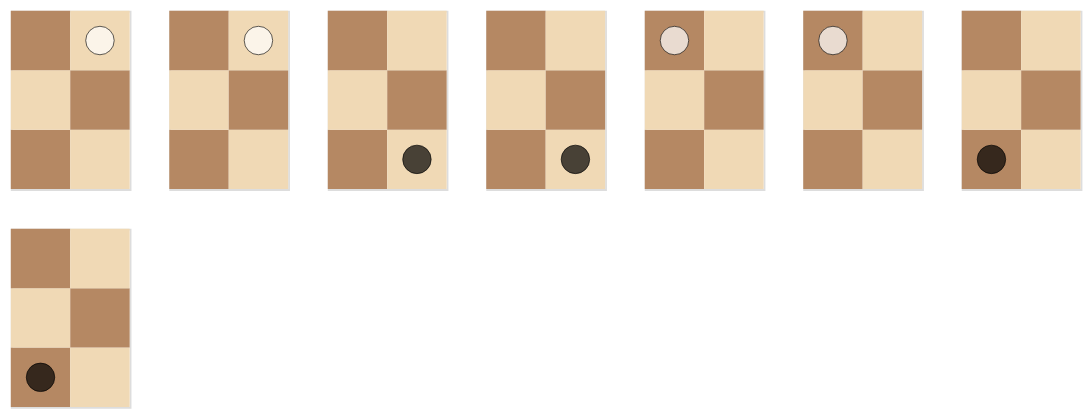

Here is the notebook cell this chart was saved with:
### Code cell
# positions leading to empty
multiple_positions_chart(
    [
        position_from_int(long_pos)
        for long_pos in transitions.filter(
            pl.col("end_pos") == 0, pl.col("transition_type") != "R"
        )["start_pos"]
    ],
    width=7,
)

### Figure 1 — Vega-Lite specification as saved in the notebook (floating-point values rounded to 4 significant figures)
{"config": {"view": {"continuousWidth": 300, "continuousHeight": 300}}, "vconcat": [{"hconcat": [{"layer": [{"data": {"name": "data-1a57c196ab546fd56906025423307699"}, "mark": {"type": "rect"}, "encoding": {"color": {"field": "square", "legend": null, "scale": {"domain": ["light", "dark"], "range": ["#f0d9b5", "#b58863"]}, "type": "nominal"}, "x": {"axis": null, "field": "file", "scale": {"domain": [1, 2]}, "type": "ordinal"}, "y": {"axis": null, "field": "rank", "scale": {"domain": [1, 2, 3]}, "type": "ordinal"}}}, {"data": {"name": "data-1d668d7ee570eaa6abcb92d2166fdfed"}, "mark": {"type": "circle", "size": 250, "stroke": "black", "strokeWidth": 0.5}, "encoding": {"color": {"field": "colour", "legend": null, "scale": {"domain": ["White", "Black"], "range": ["white", "black"]}, "type": "nominal"}, "x": {"field": "file", "scale": {"domain": [1, 2]}, "type": "ordinal"}, "y": {"field": "rank", "scale": {"domain": [1, 2, 3], "reverse": true}, "type": "ordinal"}}}], "height": 99, "resolve": {"scale": {"color": "independent"}}, "width": 66}, {"layer": [{"data": {"name": "data-1a57c196ab546fd56906025423307699"}, "mark": {"type": "rect"}, "encoding": {"color": {"field": "square", "legend": null, "scale": {"domain": ["light", "dark"], "range": ["#f0d9b5", "#b58863"]}, "type": "nominal"}, "x": {"axis": null, "field": "file", "scale": {"domain": [1, 2]}, "type": "ordinal"}, "y": {"axis": null, "field": "rank", "scale": {"domain": [1, 2, 3]}, "type": "ordinal"}}}, {"data": {"name": "data-1d668d7ee570eaa6abcb92d2166fdfed"}, "mark": {"type": "circle", "size": 250, "stroke": "black", "strokeWidth": 0.5}, "encoding": {"color": {"field": "colour", "legend": null, "scale": {"domain": ["White", "Black"], "range": ["white", "black"]}, "type": "nominal"}, "x": {"field": "file", "scale": {"domain": [1, 2]}, "type": "ordinal"}, "y": {"field": "rank", "scale": {"domain": [1, 2, 3], "reverse": true}, "type": "ordinal"}}}], "height": 99, "resolve": {"scale": {"color": "independent"}}, "width": 66}, {"layer": [{"data": {"name": "data-1a57c196ab546fd56906025423307699"}, "mark": {"type": "rect"}, "encoding": {"color": {"field": "square", "legend": null, "scale": {"domain": ["light", "dark"], "range": ["#f0d9b5", "#b58863"]}, "type": "nominal"}, "x": {"axis": null, "field": "file", "scale": {"domain": [1, 2]}, "type": "ordinal"}, "y": {"axis": null, "field": "rank", "scale": {"domain": [1, 2, 3]}, "type": "ordinal"}}}, {"data": {"name": "data-5b00e522b5f07de01df4272128657949"}, "mark": {"type": "circle", "size": 250, "stroke": "black", "strokeWidth": 0.5}, "encoding": {"color": {"field": "colour", "legend": null, "scale": {"domain": ["White", "Black"], "range": ["white", "black"]}, "type": "nominal"}, "x": {"field": "file", "scale": {"domain": [1, 2]}, "type": "ordinal"}, "y": {"field": "rank", "scale": {"domain": [1, 2, 3], "reverse": true}, "type": "ordinal"}}}], "height": 99, "resolve": {"scale": {"color": "independent"}}, "width": 66}, {"layer": [{"data": {"name": "data-1a57c196ab546fd56906025423307699"}, "mark": {"type": "rect"}, "encoding": {"color": {"field": "square", "legend": null, "scale": {"domain": ["light", "dark"], "range": ["#f0d9b5", "#b58863"]}, "type": "nominal"}, "x": {"axis": null, "field": "file", "scale": {"domain": [1, 2]}, "type": "ordinal"}, "y": {"axis": null, "field": "rank", "scale": {"domain": [1, 2, 3]}, "type": "ordinal"}}}, {"data": {"name": "data-5b00e522b5f07de01df4272128657949"}, "mark": {"type": "circle", "size": 250, "stroke": "black", "strokeWidth": 0.5}, "encoding": {"color": {"field": "colour", "legend": null, "scale": {"domain": ["White", "Black"], "range": ["white", "black"]}, "type": "nominal"}, "x": {"field": "file", "scale": {"domain": [1, 2]}, "type": "ordinal"}, "y": {"field": "rank", "scale": {"domain": [1, 2, 3], "reverse": true}, "type": "ordinal"}}}], "height": 99, "resolve": {"scale": {"color": "independent"}}, "width": 66}, {"layer": [{"data": {"name": "data-1a57c196ab546fd56906025423307699"}, "mark": {"type": "rect"}, "encoding": {"color": {"field": "square", "legend": null, "scale": {"domain": ["light", "dark"], "range": ["#f0d9b5", "#b58863"]}, "type": "nominal"}, "x": {"axis": null, "field": "file", "scale": {"domain": [1, 2]}, "type": "ordinal"}, "y": {"axis": null, "field": "rank", "scale": {"domain": [1, 2, 3]}, "type": "ordinal"}}}, {"data": {"name": "data-d2d9ab422b334fe18b3d4114763247f6"}, "mark": {"type": "circle", "size": 250, "stroke": "black", "strokeWidth": 0.5}, "encoding": {"color": {"field": "colour", "legend": null, "scale": {"domain": ["White", "Black"], "range": ["white", "black"]}, "type": "nominal"}, "x": {"field": "file", "scale": {"domain": [1, 2]}, "type": "ordinal"}, "y": {"field": "rank", "scale": {"domain": [1, 2, 3], "reverse": true}, "type": "ordinal"}}}], "height": 99, "resolve": {"scale": {"color": "independent"}}, "width": 66}, {"layer": [{"data": {"name": "data-1a57c196ab546fd56906025423307699"}, "mark": {"type": "rect"}, "encoding": {"color": {"field": "square", "legend": null, "scale": {"domain": ["light", "dark"], "range": ["#f0d9b5", "#b58863"]}, "type": "nominal"}, "x": {"axis": null, "field": "file", "scale": {"domain": [1, 2]}, "type": "ordinal"}, "y": {"axis": null, "field": "rank", "scale": {"domain": [1, 2, 3]}, "type": "ordinal"}}}, {"data": {"name": "data-d2d9ab422b334fe18b3d4114763247f6"}, "mark": {"type": "circle", "size": 250, "stroke": "black", "strokeWidth": 0.5}, "encoding": {"color": {"field": "colour", "legend": null, "scale": {"domain": ["White", "Black"], "range": ["white", "black"]}, "type": "nominal"}, "x": {"field": "file", "scale": {"domain": [1, 2]}, "type": "ordinal"}, "y": {"field": "rank", "scale": {"domain": [1, 2, 3], "reverse": true}, "type": "ordinal"}}}], "height": 99, "resolve": {"scale": {"color": "independent"}}, "width": 66}, {"layer": [{"data": {"name": "data-1a57c196ab546fd56906025423307699"}, "mark": {"type": "rect"}, "encoding": {"color": {"field": "square", "legend": null, "scale": {"domain": ["light", "dark"], "range": ["#f0d9b5", "#b58863"]}, "type": "nominal"}, "x": {"axis": null, "field": "file", "scale": {"domain": [1, 2]}, "type": "ordinal"}, "y": {"axis": null, "field": "rank", "scale": {"domain": [1, 2, 3]}, "type": "ordinal"}}}, {"data": {"name": "data-b792ee1d409b6a887a79a96c5a11e4a0"}, "mark": {"type": "circle", "size": 250, "stroke": "black", "strokeWidth": 0.5}, "encoding": {"color": {"field": "colour", "legend": null, "scale": {"domain": ["White", "Black"], "range": ["white", "black"]}, "type": "nominal"}, "x": {"field": "file", "scale": {"domain": [1, 2]}, "type": "ordinal"}, "y": {"field": "rank", "scale": {"domain": [1, 2, 3], "reverse": true}, "type": "ordinal"}}}], "height": 99, "resolve": {"scale": {"color": "independent"}}, "width": 66}]}, {"hconcat": [{"layer": [{"data": {"name": "data-1a57c196ab546fd56906025423307699"}, "mark": {"type": "rect"}, "encoding": {"color": {"field": "square", "legend": null, "scale": {"domain": ["light", "dark"], "range": ["#f0d9b5", "#b58863"]}, "type": "nominal"}, "x": {"axis": null, "field": "file", "scale": {"domain": [1, 2]}, "type": "ordinal"}, "y": {"axis": null, "field": "rank", "scale": {"domain": [1, 2, 3]}, "type": "ordinal"}}}, {"data": {"name": "data-b792ee1d409b6a887a79a96c5a11e4a0"}, "mark": {"type": "circle", "size": 250, "stroke": "black", "strokeWidth": 0.5}, "encoding": {"color": {"field": "colour", "legend": null, "scale": {"domain": ["White", "Black"], "range": ["white", "black"]}, "type": "nominal"}, "x": {"field": "file", "scale": {"domain": [1, 2]}, "type": "ordinal"}, "y": {"field": "rank", "scale": {"domain": [1, 2, 3], "reverse": true}, "type": "ordinal"}}}], "height": 99, "resolve": {"scale": {"color": "independent"}}, "width": 66}]}], "$schema": "https://vega.github.io/schema/vega-lite/v6.4.1.json", "datasets": {"data-1a57c196ab546fd56906025423307699": [{"rank": 1, "file": 1, "square": "dark"}, {"rank": 2, "file": 1, "square": "light"}, {"rank": 3, "file": 1, "square": "dark"}, {"rank": 1, "file": 2, "square": "light"}, {"rank": 2, "file": 2, "square": "dark"}, {"rank": 3, "file": 2, "square": "light"}], "data-1d668d7ee570eaa6abcb92d2166fdfed": [{"rank": 3, "file": 2, "colour": "White"}], "data-5b00e522b5f07de01df4272128657949": [{"rank": 1, "file": 2, "colour": "Black"}], "data-d2d9ab422b334fe18b3d4114763247f6": [{"rank": 3, "file": 1, "colour": "White"}], "data-b792ee1d409b6a887a79a96c5a11e4a0": [{"rank": 1, "file": 1, "colour": "Black"}]}}
